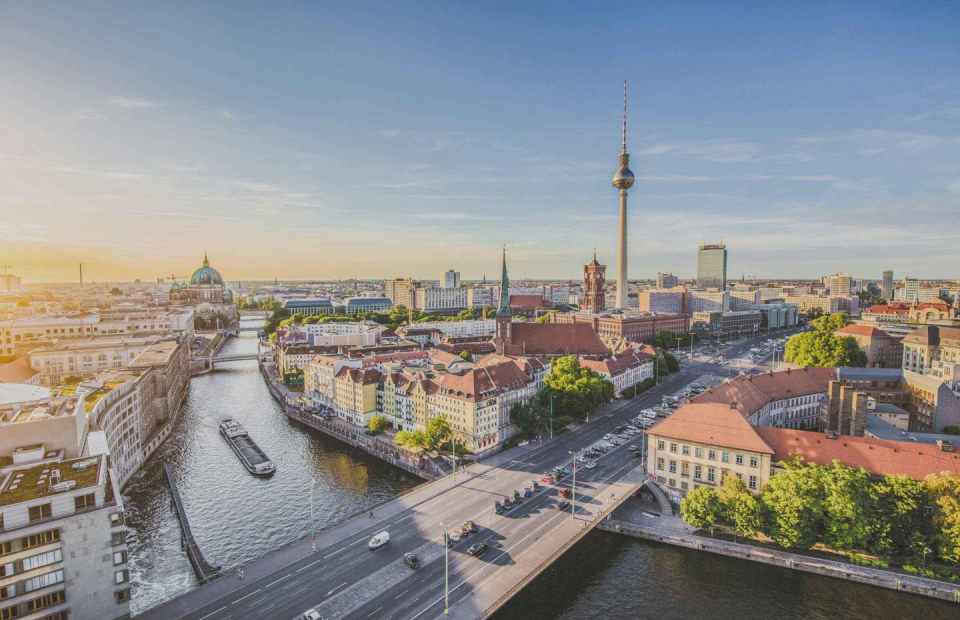
#> input picture data/berlin-sample-photo.jpg, 2880 x 1860 px (shown at 1/3 size)
$ jupyter execute spatial-resolution.ipynb
#> lines starting #> are read from the running program, lines starting #| are printed output that depends on the picture
# Spatial resolution
Spatial resolution refers to the smallest perceptible unit of an image. Such a unit is only measurable if a distance measure is introduced. Common distance measures are dpi (distance per inch) and pixels (pels) per inch.
To develop an intuition for this subject matter, imagine positioning a vector along the diagonal of an image. The vectors' magnitude spans across the whole diagonal, meaning that the tip of the vector is positioned at the last pixel, and the root of the vector and the first pixel. The number of pixels you can fit across that vector refers to a quantification of the spatial resolution with respect to the image. The more pixels that are allocated in that area, the higher the spatial resolution.

[cell 1]
import numpy as np
from PIL import Image
from matplotlib import pyplot as plt

[cell 2]
img = Image.open('./data/berlin-sample-photo.jpg').convert('L')
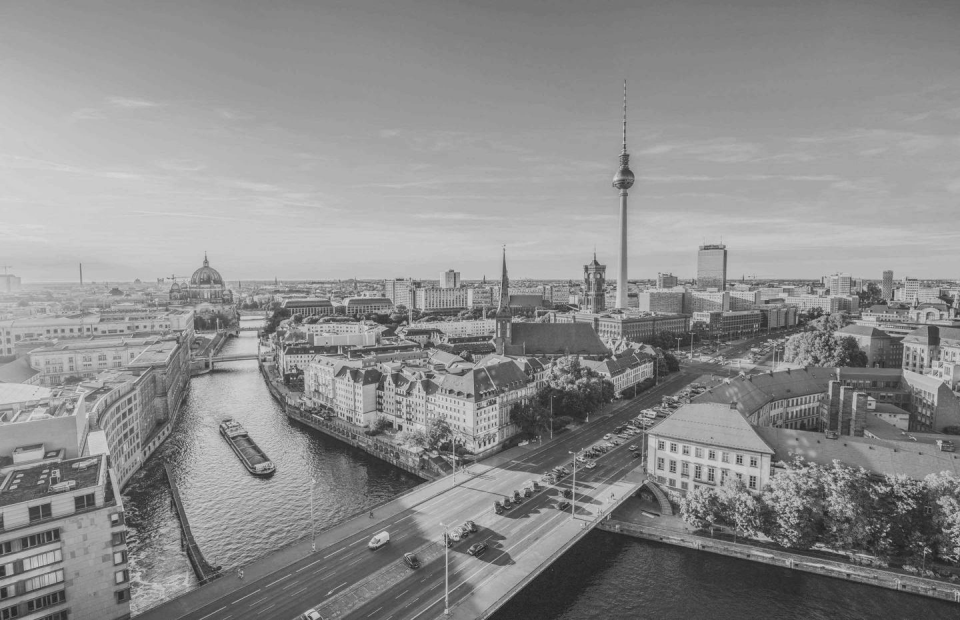
#> img: PIL image 2880x1860 L (shown at 1/3 size); min 2, max 239, mean 141.3

[cell 3]
print(img.size)
#| (2880, 1860)
img

The introduced image is obviously quite big. When we reduce the spatial resolution, the image will be truncated to a smaller size. Therefore, we need to interpolate over the image to set the sparse pixels to some estimated value. This can be done in multiple ways. For the purposes of this task, nearest neighbor interpolation will be used.

[cell 4]
img = np.array(img) # Convert image to numpy array.
img = img/255
#> img: shape (1860, 2880) float64
